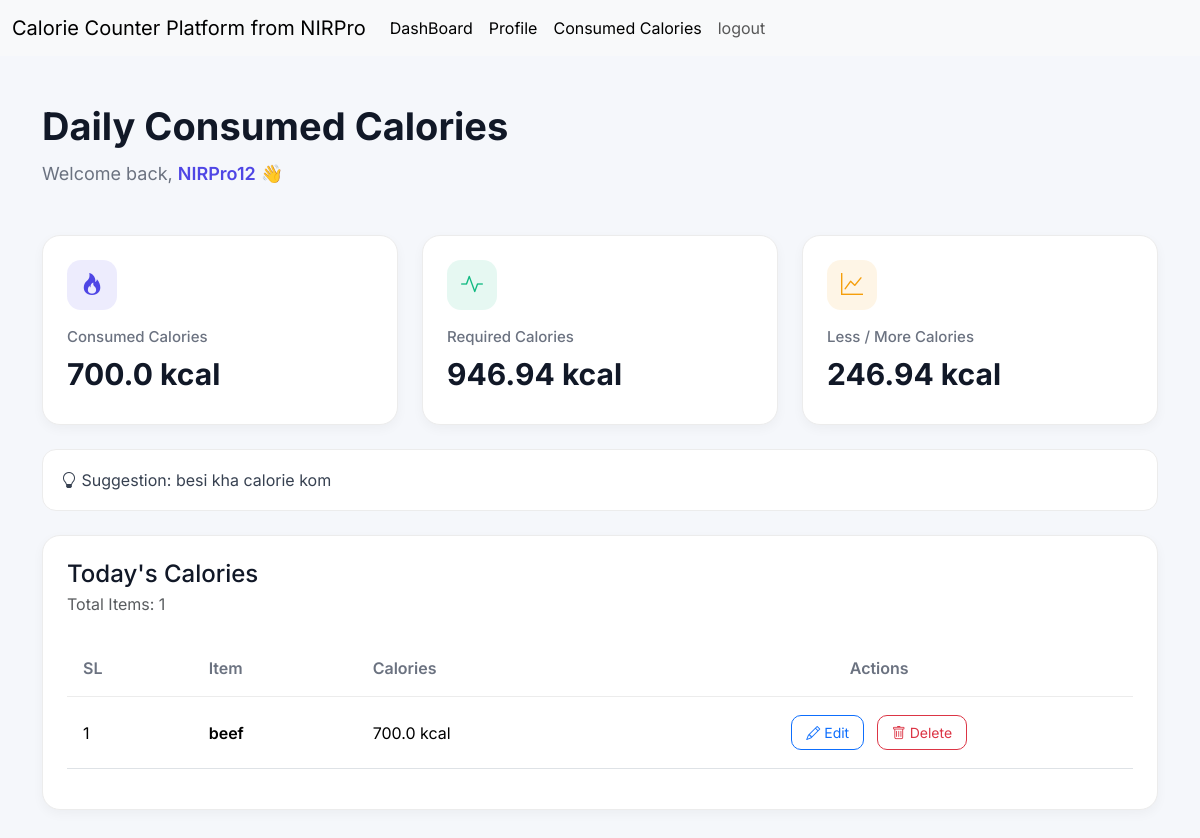
/dashboard/ (signed in), run on the app's committed database.
### CC_app/models.py (models this page shows, shortened)
class User(AbstractUser):
    def __str__(self):
        return f'{self.username}'

class ConsumedCalories(models.Model):
    item_name= models.CharField(max_length=200,null=True)
    calorie = models.FloatField(null=True)
    created_by=models.DateField(auto_now_add=True,null=True)
    consumed_by=models.ForeignKey(
        User,
        on_delete=models.CASCADE,
        null=True,
        related_name='user_calorie'
    )

### CC_app/views.py (the view)
# urls.py: path('dashboard/',dashboard_page,name='dashboard_page'),
@login_required
def dashboard_page(request):
    current_user = request.user
    try:
        bmr = round(request.user.user_info.bmr,2)
    except:
        bmr = 0
    today = date.today()
    today_consumed_data = ConsumedCalories.objects.filter(
        consumed_by=current_user,
        created_by=today
    )
    total_consumed_calories = today_consumed_data.aggregate(
        total_calorie=Sum('calorie'),
        total_count=Count('calorie')
    )
    total_caloire = total_consumed_calories['total_calorie'] or 0
    less_more = bmr-total_caloire
    if bmr > total_caloire:
        suggestion = 'besi kha calorie kom'
    else:
        suggestion = 'kom kha calorie beshi'
    context = {
        'required_calories': bmr,
        'today_consumed_data': today_consumed_data,
        'consumed_calories': total_caloire,
        'total_count': total_consumed_calories['total_count'],
        'less_more': less_more,
        'suggestion': suggestion,
    }
    return render(request,'dashboard.html',context)

### CC_app/templates/dashboard.html (shortened to what this page needs)
{% extends 'master/base.html' %}
{% block content %}
<div class="mb-5">
    <h1 class="main-title">Daily Consumed Calories</h1>
    <p class="welcome-text">
        Welcome back,
        <span class="username">{{request.user.username}}</span> 👋
    </p>
</div>
<div class="row g-4">
    <div class="col-md-4">
        <div class="dashboard-card">
            <div class="card-icon bg-primary-light">
                <i class="bi bi-fire"></i>
            </div>
            <h6>Consumed Calories</h6>
            <h2>{{consumed_calories}} kcal</h2>
        </div>
    </div>
    <div class="col-md-4">
        <div class="dashboard-card">
            <div class="card-icon bg-success-light">
                <i class="bi bi-activity"></i>
            </div>
            <h6>Required Calories</h6>
            <h2>{{required_calories|floatformat:2}} kcal</h2>
        </div>
    </div>
    <div class="col-md-4">
        <div class="dashboard-card">
            <div class="card-icon bg-warning-light">
                <i class="bi bi-graph-up"></i>
            </div>
            <h6>Less / More Calories</h6>
            <h2>{{less_more|floatformat:2}} kcal</h2>
        </div>
    </div>
</div>
<div class="alert custom-alert mt-4">
    <i class="bi bi-lightbulb"></i>
    Suggestion: {{suggestion}}
</div>
<div class="dashboard-card mt-4">
    <div class="d-flex justify-content-between align-items-center mb-4">
        <div>
            <h4 class="mb-1">Today's Calories</h4>
            <p class="text-muted mb-0">
                Total Items: {{total_count}}
            </p>
        </div>
    </div>
    <div class="table-responsive">
        <table class="table custom-table align-middle">
            <thead>
                <tr>
                    <th>SL</th>
                    <th>Item</th>
                    <th>Calories</th>
                    <th class="text-center">Actions</th>
                </tr>
            </thead>
            <tbody>
                {% for data in today_consumed_data %}
                <tr>
                    <td>{{forloop.counter}}</td>
                    <td class="fw-semibold">
                        {{data.item_name}}
                    </td>
                    <td>
                        {{data.calorie}} kcal
                    </td>
                    <td class="text-center">
                        <a href="{% url 'update_calorie' data.id %}"
                            class="btn btn-sm btn-outline-primary me-2">
                            <i class="bi bi-pencil"></i>
                            Edit
                        </a>
                        <a href="{% url 'delete_calorie' data.id %}"
                            class="btn btn-sm btn-outline-danger">
                            <i class="bi bi-trash"></i>
                            Delete
                        </a>
                    </td>
                </tr>
                {% empty %}
                <tr>
                    <td colspan="4" class="text-center text-muted py-4">
                        No calorie data added today.
                    </td>
                </tr>
                {% endfor %}
            </tbody>
        </table>
    </div>
</div>
{% endblock content %}

### CC_app/static/css/style.css (style rules this page uses)
body { background: #f5f7fb; font-family: 'Inter', sans-serif; color: #111827; }
.main-title { font-size: 38px; font-weight: 700; margin-bottom: 10px; }
.welcome-text { font-size: 18px; color: #6b7280; }
.username { font-weight: 600; color: #4f46e5; }
.dashboard-card { background: #ffffff; border-radius: 18px; padding: 24px; border: 1px solid #ececec; box-shadow: 0 4px 12px rgba(0, 0, 0, 0.04); height: 100%; transition: 0.3s ease; }
.card-icon { width: 50px; height: 50px; border-radius: 14px; display: flex; align-items: center; justify-content: center; margin-bottom: 18px; font-size: 22px; }
.bg-primary-light { background: rgba(79, 70, 229, 0.1); color: #4f46e5; }
.bg-success-light { background: rgba(16, 185, 129, 0.1); color: #10b981; }
.bg-warning-light { background: rgba(245, 158, 11, 0.1); color: #f59e0b; }
.dashboard-card h6 { color: #6b7280; margin-bottom: 10px; font-size: 15px; }
.dashboard-card h2 { font-size: 30px; font-weight: 700; }
.custom-alert { background: white; border-radius: 14px; border: 1px solid #ececec; padding: 18px; color: #374151; }
.custom-table thead th { border-bottom: 1px solid #ececec; color: #6b7280; font-weight: 600; padding: 16px; }
.custom-table tbody td { padding: 18px 16px; vertical-align: middle; }
.btn-outline-primary, .btn-outline-danger { border-radius: 10px; padding: 6px 14px; }

### data on the page
User: user.username "NIRPro12"
ConsumedCalories: item_name "beef", calorie "700.0"

### other printed values
{{ consumed_calories }} "700.0"
{{ required_calories|floatformat:2 }} "946.94"
{{ less_more|floatformat:2 }} "246.94"
{{ suggestion }} "besi kha calorie kom"
{{ total_count }} "1"
